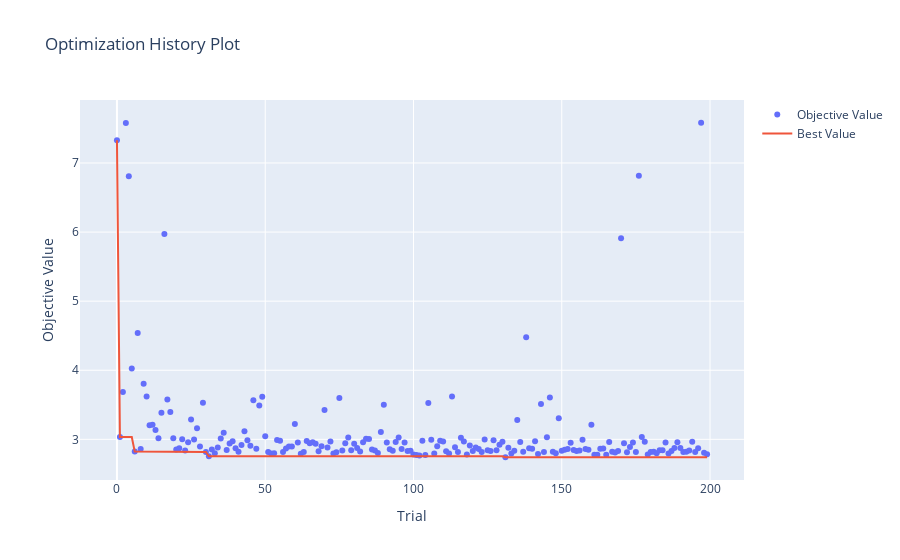

Write notebook code for a chart like this one.
### Markdown cell above
Optuna offers a wide range of plots under its visualization subpackage. Here, we will discuss only 2, which I think are the most useful.

First, let's plot the optimization history of the last study:

### Code cell
from optuna.visualization import plot_optimization_history

plotly_config = {"staticPlot": True}

fig = plot_optimization_history(study)
fig.show(config=plotly_config)

### Figure 1 — Plotly figure (JSON) as saved in the notebook; plotly's stock layout.template omitted (floating-point values rounded to 4 significant figures; data arrays with more than 128 entries replaced by an {"elided": "..."} marker saying what was removed)
{"data": [{"mode": "markers", "name": "Objective Value", "type": "scatter", "x": {"elided": "200 int values"}, "y": {"elided": "200 float values"}}, {"name": "Best Value", "type": "scatter", "x": {"elided": "200 int values"}, "y": {"elided": "200 float values"}}], "layout": {"title": {"text": "Optimization History Plot"}, "xaxis": {"title": {"text": "Trial"}}, "yaxis": {"title": {"text": "Objective Value"}}}}
